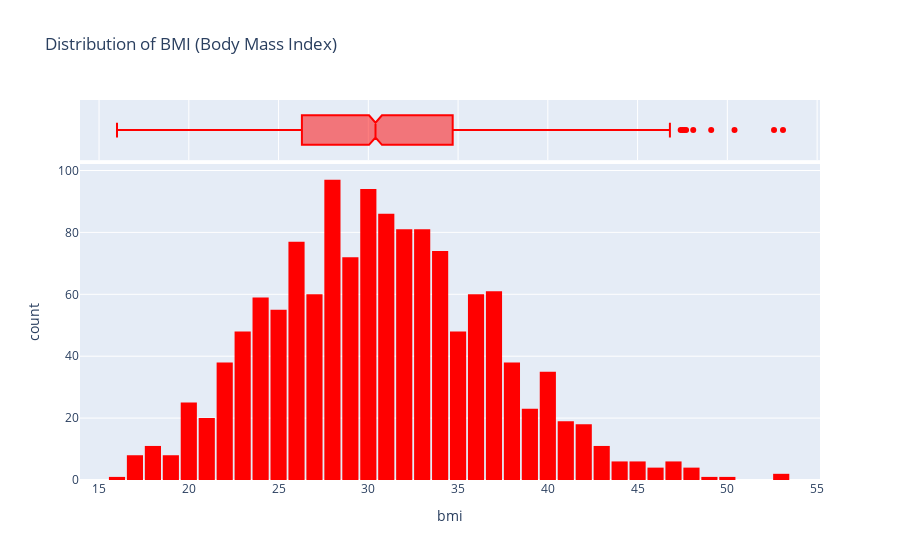

Source (notebook cell):
### Code cell
fig = px.histogram(dataset, 
                   x='bmi', 
                   marginal='box', 
                   color_discrete_sequence=['red'], 
                   title='Distribution of BMI (Body Mass Index)')
fig.update_layout(bargap=0.1)
fig.show()

### Figure 1 — Plotly figure (JSON) as saved in the notebook; plotly's stock layout.template omitted (floating-point values rounded to 4 significant figures; data arrays with more than 128 entries replaced by an {"elided": "..."} marker saying what was removed)
{"data": [{"alignmentgroup": "True", "bingroup": "x", "hovertemplate": "bmi=%{x}<br>count=%{y}<extra></extra>", "legendgroup": "", "marker": {"color": "red", "pattern": {"shape": ""}}, "name": "", "offsetgroup": "", "orientation": "v", "showlegend": false, "type": "histogram", "x": {"elided": "1338 float values"}, "xaxis": "x", "yaxis": "y"}, {"alignmentgroup": "True", "hovertemplate": "bmi=%{x}<extra></extra>", "legendgroup": "", "marker": {"color": "red"}, "name": "", "notched": true, "offsetgroup": "", "showlegend": false, "type": "box", "x": {"elided": "1338 float values"}, "xaxis": "x2", "yaxis": "y2"}], "layout": {"bargap": 0.1, "barmode": "relative", "legend": {"tracegroupgap": 0}, "title": {"text": "Distribution of BMI (Body Mass Index)"}, "xaxis": {"anchor": "y", "domain": [0, 1], "title": {"text": "bmi"}}, "xaxis2": {"anchor": "y2", "domain": [0, 1], "matches": "x", "showgrid": true, "showticklabels": false}, "yaxis": {"anchor": "x", "domain": [0, 0.8316], "title": {"text": "count"}}, "yaxis2": {"anchor": "x2", "domain": [0.8416, 1], "matches": "y2", "showgrid": false, "showline": false, "showticklabels": false, "ticks": ""}}}
